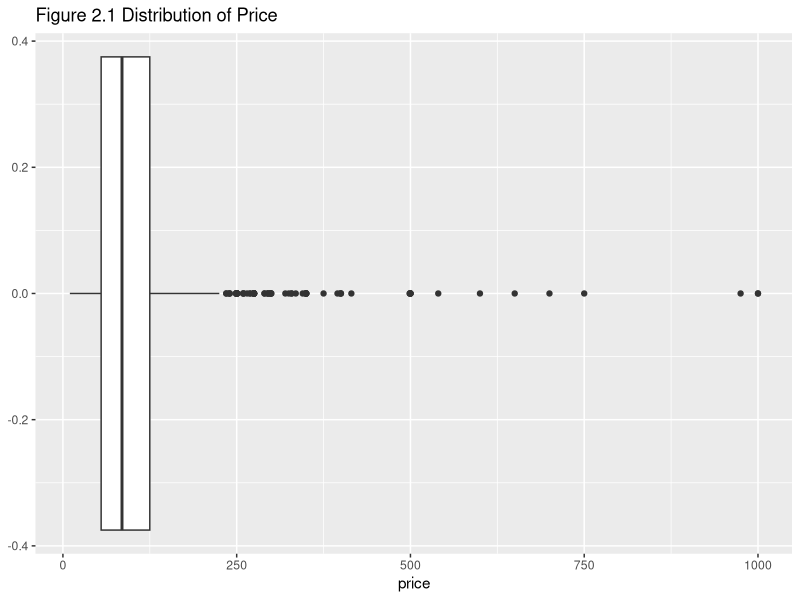
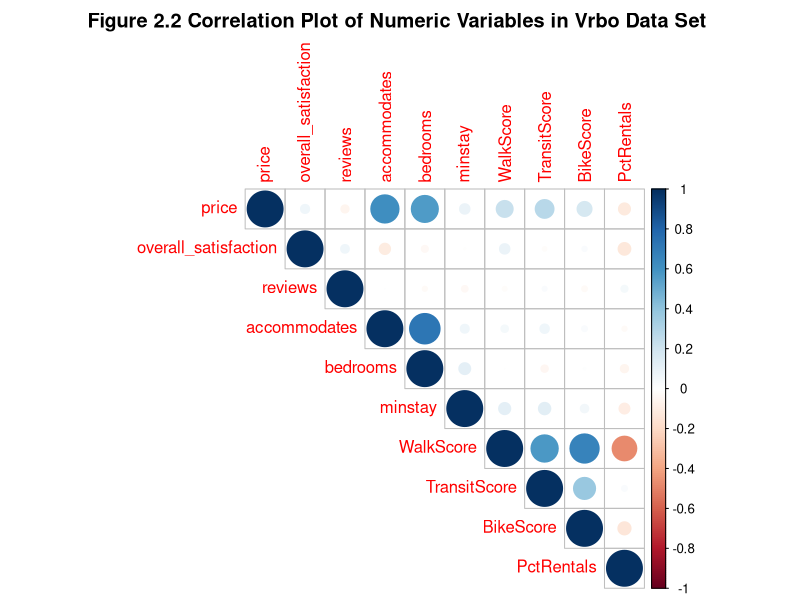
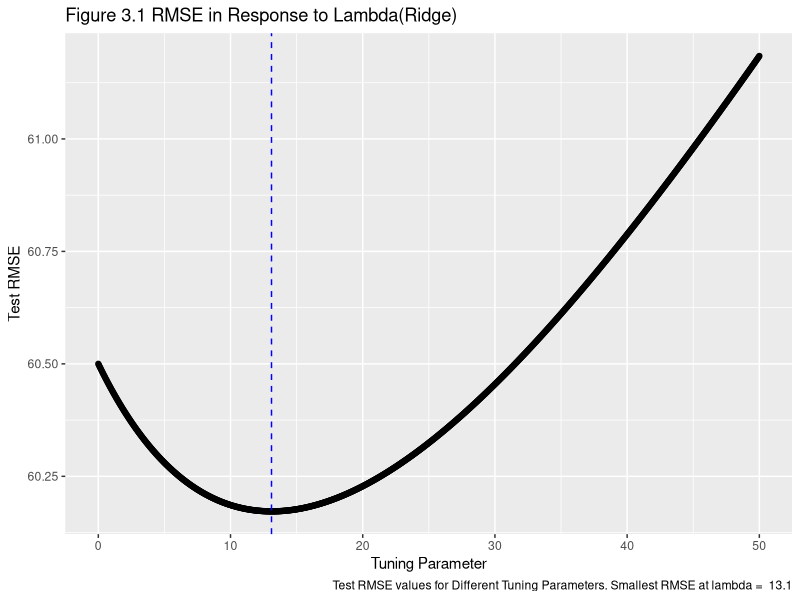
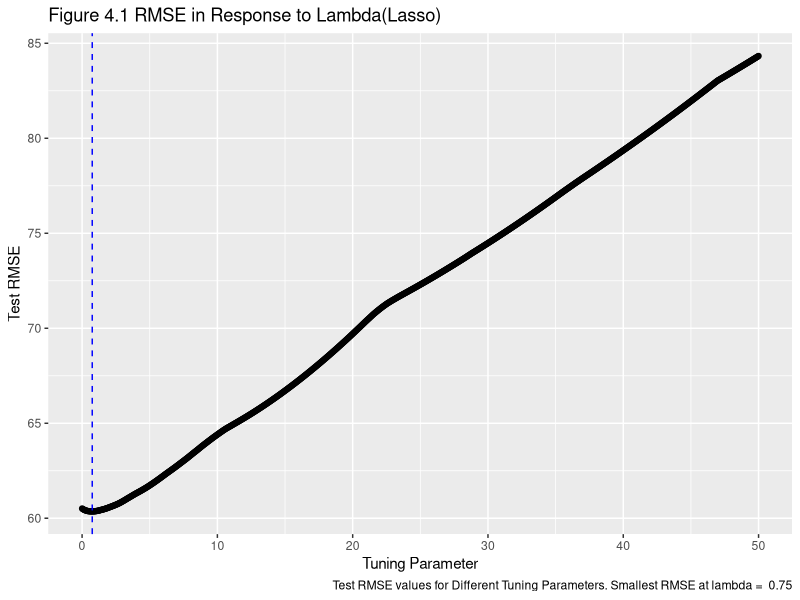

Source code (R) for these figures, in order:
## ---- chunk 1
knitr::opts_chunk$set(echo = TRUE)
## ---- chunk 2
##Here we load the packages needed
library(ggplot2)
library(broom)
library(gridExtra)
library(dplyr)
library(class)
library(tidyverse)
library(gridExtra)
library(leaps)
library(corrplot)
library(RColorBrewer)
library(glmnet)
library(xtable)
## ---- chunk 3
vrboData<-read.csv("VRBO.csv")
## ---- chunk 4
glimpse(vrboData)
## ---- chunk 5
# Find out the number of missing values in the vrbo data set
sum(is.na(vrboData))
#Remove rows with missing values and adjust the scales 
vrboCleaned<-vrboData%>%
  na.omit(vrboData)%>%
  select(-UnitNumber)
#vrboCleaned$PctRentals=as.numeric((vrboCleaned$PctRentals)*100)
## ---- chunk 6
ggplot(data=vrboCleaned,aes(x=price))+
  geom_boxplot()+
  ggtitle("Figure 2.1 Distribution of Price")
## ---- chunk 7
knitr::kable(table(vrboData$room_type))
## ---- chunk 8
#convert character features into factor
vrboCleaned$neighborhood <-as.factor(vrboCleaned$neighborhood)
vrboCleaned$room_type <-as.factor(vrboCleaned$room_type)
vrboCleaned$district<-as.factor(vrboCleaned$district)

## ---- chunk 9
#Obtain correlation between features and save it as an object
M<-cor(vrboCleaned[,-c(4,8,9)])
#Create correlation plot
corrplot(M, method= "circle",type = "upper",title="Figure 2.2 Correlation Plot of Numeric Variables in Vrbo Data Set ",mar = c(0,0,2,0))
#M
## ---- chunk 10
# Create the design matrix for ridge regression
XD <- model.matrix(price ~., data = vrboCleaned)
## ---- chunk 11
#Set seed for random sampling
set.seed(1)
#Run cross validation for lambda value from 1 to 50(increment by 0.05 for each run)
ridge.modFind_Lambda <- cv.glmnet(XD[,-1], vrboCleaned$price , alpha = 0 , lambda = seq(from=0, to=50,by=0.05) , standardize = TRUE)
## ---- chunk 12
##Load a function for creating the plot of RMSE in response of change in Lambda
ridgePlot <- function(ridge.mod, metric, title){
  library(ggplot2)
  
  smallestLambda <- ridge.mod$lambda[which.min(ridge.mod$cvm)] 
  
  if(metric == "MSE"){
  g1 <- ggplot( data.frame(ridge.mod$lambda), aes( x = ridge.mod$lambda, y = (ridge.mod$cvm))) + geom_point() + geom_vline( xintercept = smallestLambda, col = "blue" , lty = 2 ) +  labs(caption = paste("Test MSE values for Different Tuning Parameters. Smallest MSE at lambda = ", smallestLambda), title = title, y = "Test MSE", x = "Tuning Parameter")
  
  }
  
  if(metric == "RMSE"){
  g1 <- ggplot( data.frame(ridge.mod$lambda), aes( x = ridge.mod$lambda, y = sqrt(ridge.mod$cvm))) + geom_point() + geom_vline( xintercept = smallestLambda, col = "blue" , lty = 2 ) +  labs(caption = paste("Test RMSE values for Different Tuning Parameters. Smallest RMSE at lambda = ", smallestLambda), title = title, y = "Test RMSE", x = "Tuning Parameter")

  }
  
  g1
}
## ---- chunk 13
#Using the ridgePlot function(imported) to create graph of RMSE in response to Lambda
ridgePlot(ridge.modFind_Lambda, metric = "RMSE" , title ="Figure 3.1 RMSE in Response to Lambda(Ridge)" )

## ---- chunk 14
#Create dataframe to hold lambda value
CV_result_ridge<-data.frame("Lambda" = ridge.modFind_Lambda$lambda,"MSE" = ridge.modFind_Lambda$cvm,"RMSE" = sqrt(ridge.modFind_Lambda$cvm))
smallestRidge_MSE<-which.min(CV_result_ridge$MSE)
smallestRidge_RMSE<-which.min(CV_result_ridge$RMSE)
#CV_result_ridge[smallestRidge_MSE,]
CV_result_ridge[smallestRidge_RMSE,]
## ---- chunk 15
#Use ridge regression to fit the final model with chosen tuning parameter
ridge.mod_Final <- glmnet(XD[,-1], vrboCleaned$price , alpha = 0 , lambda = 13.1 , standardize = TRUE)
#Save coefficients for the ridge final model
Betas_ridge<-as.numeric(coefficients(ridge.mod_Final))
#Create a dataframe to hold the coefficients from ridge final model
ridge_coef<-data.frame("Coefficients" = Betas_ridge)
#Add a column with feature names corresponding to each coefficient
rownames(ridge_coef)<-colnames(XD)
#Create formatted table for coefficients
knitr::kable(ridge_coef,caption = "Table 3.1 Coefficients of Model using Ridge Regression")

## ---- chunk 16
#Set seed for random sampling process within the cv.glmnet
set.seed(1)
#Fit modesls for a serie of lambda values, respectively 
Lasso.modFind_Lambda <- cv.glmnet(XD[,-1], vrboCleaned$price , alpha = 1 , lambda = seq(from=0, to=50,by=0.05) , standardize = TRUE)

#Plot the change of RMSE in reponse to lambda values
ridgePlot(Lasso.modFind_Lambda, metric = "RMSE" , title ="Figure 4.1 RMSE in Response to Lambda(Lasso)" )

## ---- chunk 17
CV_result_lasso<-data.frame("Lambda" = Lasso.modFind_Lambda$lambda,"MSE" = Lasso.modFind_Lambda$cvm,"RMSE" = sqrt(Lasso.modFind_Lambda$cvm))
smallestLasso_MSE<-which.min(CV_result_lasso$MSE)
smallestLasso_RMSE<-which.min(CV_result_lasso$RMSE)
CV_result_lasso[smallestLasso_MSE,]
CV_result_lasso[smallestLasso_RMSE,]
## ---- chunk 18
lasso.mod_Final <- glmnet(XD[,-1], vrboCleaned$price , alpha = 1 , lambda = 0.75 , standardize = TRUE)
Betas_lasso<-as.numeric(coefficients(lasso.mod_Final))
lasso_coef<-data.frame("Coefficients" = Betas_lasso)

rownames(lasso_coef)<-colnames(XD)
knitr::kable(lasso_coef,caption = "Table 4.1 Coefficients of Model using Lasso Regression")

## ---- chunk 19
#Set a sequence of numbers from 0 to 1, increment by 0.01 each time 
alphaseq<-seq(from = 0, to = 1, by = 0.01)
#Create empty data frame to hold alpha, lambda and RMSE of each model fitted with corresponding tuning parameter
storageElastic<-data.frame("Alpha" = rep(NA,length(alphaseq)), "Lambda" = rep(NA,length(alphaseq)),"MSE" = rep(NA, length(alphaseq)) ,"RMSE" = rep(NA,length(alphaseq)))

a=1
#Set seed for random sampling 
set.seed(1)
for(i in alphaseq){
  Elastic.modFind<-cv.glmnet(XD[,-1],vrboCleaned$price,alpha = i, lambda = seq(from = 0, to = 25,by = .5))
  storageElastic$Lambda[a]<-Elastic.modFind$lambda.min
  storageElastic$MSE[a]<-min(Elastic.modFind$cvm)
  storageElastic$RMSE[a]<-sqrt((min(Elastic.modFind$cvm)))
  storageElastic$Alpha[a]<-i
  a=a+1
}

## ---- chunk 20
smallestElastic_RMSE<-which.min(storageElastic$RMSE)
knitr::kable(storageElastic[smallestElastic_RMSE,],caption = "Table 5.1 Smallest RMSE with Corresponding Alpha and Lambda")


## ---- chunk 21
elastic.modFinal<-glmnet(XD[,-1],vrboCleaned$price,alpha = 0.15,lambda = 5)

Betas_elastic<-as.numeric(coefficients(elastic.modFinal))
elastic_coef<-data.frame("Coefficients" = Betas_elastic)
rownames(elastic_coef)<-colnames(XD)

knitr::kable(elastic_coef,caption = "Table  5.1 Coefficients of Model using Elastic Net")
## ---- chunk 22
#Create a data frama to hold all the coefficeints from each regression model
Coefficient_Comparison<-data.frame("Ridge" = rep(NA,62), "Lasso" = rep(NA,62),"Elastic Net" = rep(NA,62))
#Assign coefficients to corresponding columns in the data set
Coefficient_Comparison$Ridge=ridge_coef$Coefficients
Coefficient_Comparison$Lasso=lasso_coef$Coefficients
Coefficient_Comparison$Elastic.Net=elastic_coef$Coefficients



knitr::kable(Coefficient_Comparison,caption = "Table 6.1 Coefficients of Ridge, Lasso and Elastic Net Regression")
